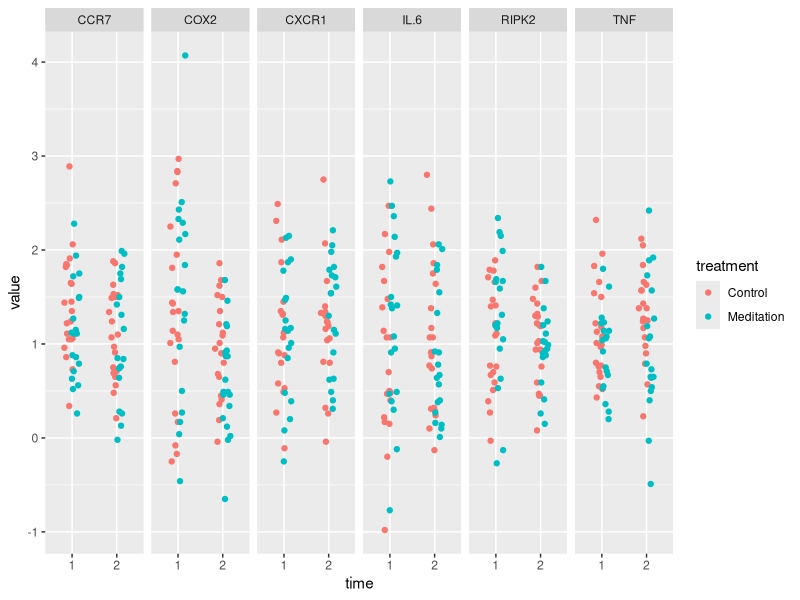

The R script that drew this image:
# Chapter 16: The meditation case study
# Rick Scavetta
# 29.7.2018

# clear workspace
rm(list = ls())

# load packages
library(tidyverse)
library(Hmisc)

# Exercise 2: Read in the data
read.delim("data/Expression.txt") %>%
  as_tibble() %>%
  gather(key, value) -> medi.t

medi.t %>% 
  separate(key, c("treatment", "gene", "time"), "_") %>%
  filter(!is.na(value)) %>%
  group_by(gene, treatment, time) %>%
  summarise(avg = mean(value),
            stdev = sd(value),
            n = n(),
            SEM = stdev/sqrt(n),
            lower95 = smean.cl.normal(value)[2],
            upper95 = smean.cl.normal(value)[3]) -> medi.summary

# save to your computer:
# use write.table(), write.csv(), or write.delim()
# or.... use the rio package
# library(rio)
# export(medi.summary, "summary data.txt")

# Do a single ANCOVA: use + or * for interaction
# use the broom package to clean up the results
library(broom)
medi.t %>%
  separate(key, c("treatment", "gene", "time"), "_") %>%
  filter(gene == "RIPK2") %>%
  do(tidy(anova(lm(value ~ treatment + time, data = .))))

# so... generalise to all genes: replace filter with group_by
medi.t %>%
  separate(key, c("treatment", "gene", "time"), "_") %>%
  group_by(gene) %>%
  do(tidy(anova(lm(value ~ treatment + time, data = .))))



# Easy calculation of 95% CI on a single variable
# use Hmisc package
smean.cl.normal(1:100)[2] # lower limit
smean.cl.normal(1:100)[3] # upper limit

# make a plot:
medi.t %>%
  separate(key, c("treatment", "gene", "time"), "_") %>%
  ggplot(aes(time, value, col = treatment)) +
  geom_point(position = position_jitterdodge(0.2, dodge.width = 0.3)) +
  facet_grid(. ~ gene)
